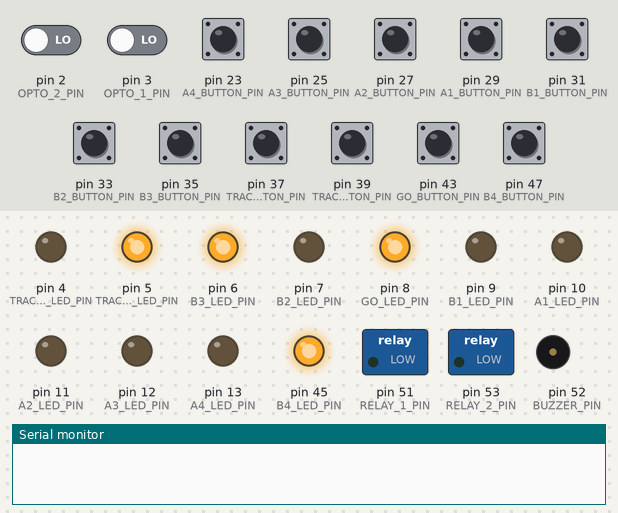
Bench run of a sketch on a simulated Arduino Mega 2560, built with avr-gcc and run on an emulated ATmega2560. Shown: switched loads named in the sketch (green lamp = pin HIGH), output pins drawn as LEDs (lit = HIGH), buzzer (waves = sounding, pin HIGH), the last lines printed to the serial monitor. The inputs (shaded band) are chosen by the test bench; at power-on: pin 23 (A4_BUTTON_PIN), pin 25 (A3_BUTTON_PIN), pin 27 (A2_BUTTON_PIN), pin 29 (A1_BUTTON_PIN), pin 31 (B1_BUTTON_PIN), pin 33 (B2_BUTTON_PIN), pin 35 (B3_BUTTON_PIN), pin 37 (TRACK_1_BUTTON_PIN), pin 39 (TRACK_2_BUTTON_PIN), pin 43 (GO_BUTTON_PIN), pin 47 (B4_BUTTON_PIN) HIGH, pin 2 (OPTO_2_PIN), pin 3 (OPTO_1_PIN) LOW.

Above: at 1.2 s.
1.3 s: pin 2 (OPTO_2_PIN) driven HIGH
At 2.2 s:
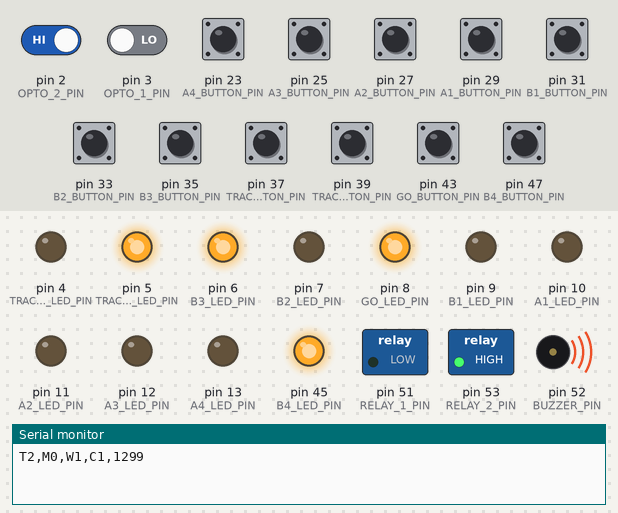
2.8 s: pin 43 (GO_BUTTON_PIN) pulled LOW for 1 s
At 2.95 s:
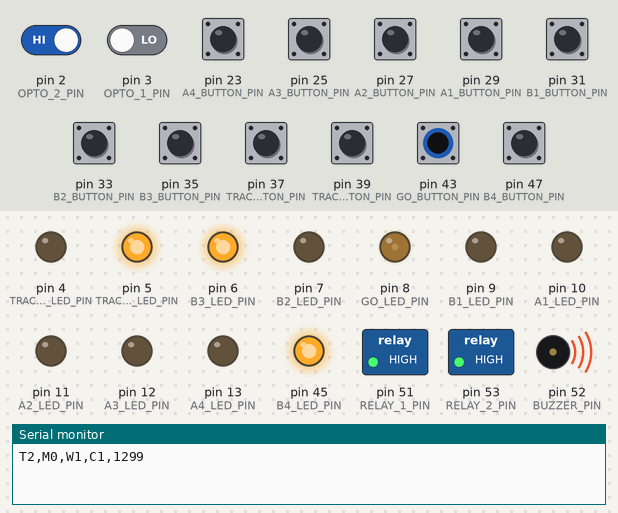
5.3 s: pin 3 (OPTO_1_PIN) driven HIGH
At 6.4 s:
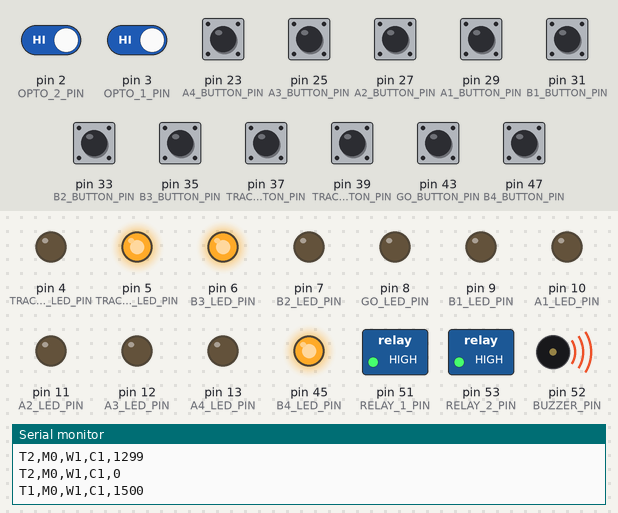
6.8 s: pin 23 (A4_BUTTON_PIN) pulled LOW for 0.15 s
At 7.6 s:
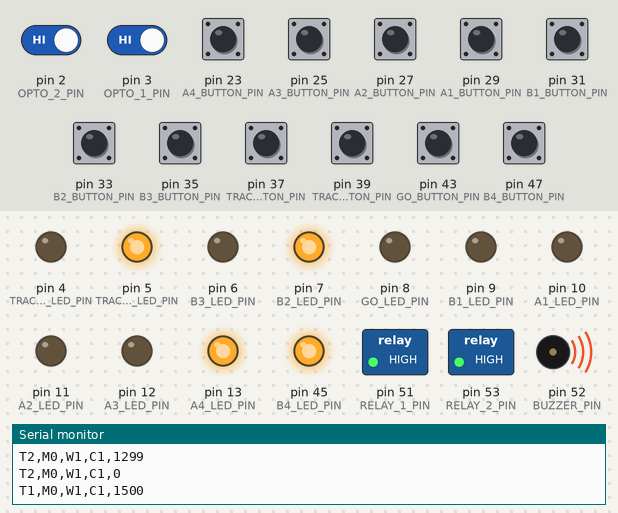
8.4 s: pin 25 (A3_BUTTON_PIN) pulled LOW for 0.15 s
At 8.8 s:
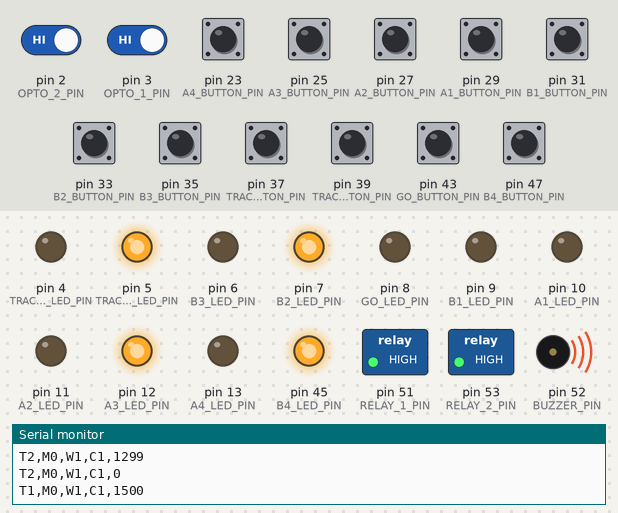
10.0 s: pin 27 (A2_BUTTON_PIN) pulled LOW for 0.15 s
At 11.2 s:
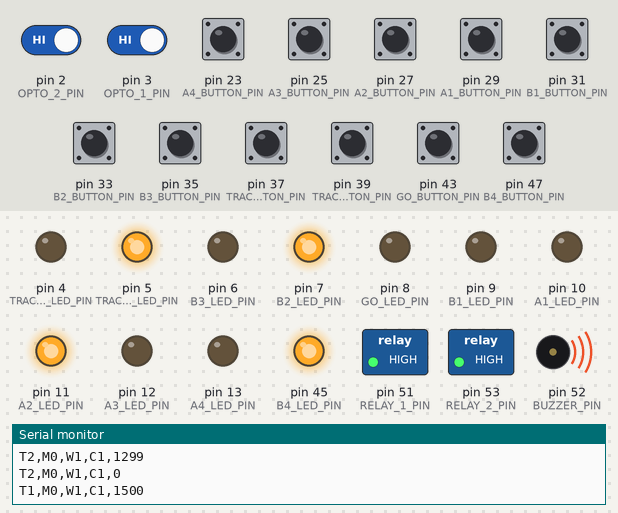
Timing chart, 0 to 12.6 s (numbered marks = the images above; inputs shaded):
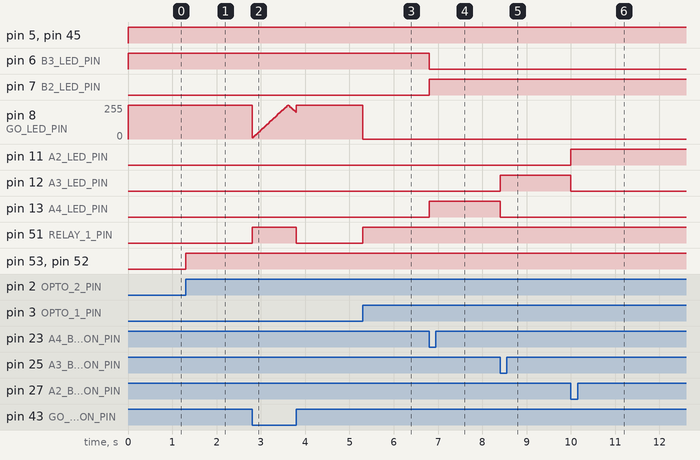

The sketch:

ControlPanel.ino
```cpp
#define OPTO_1_PIN 3
#define OPTO_2_PIN 2
#define RELAY_1_PIN 51
#define RELAY_2_PIN 53
#define GO_BUTTON_PIN 43
#define GO_LED_PIN 8
#define A1_LED_PIN 10
#define A2_LED_PIN 11
#define A3_LED_PIN 12
#define A4_LED_PIN 13
#define B1_LED_PIN 9
#define B2_LED_PIN 7
#define B3_LED_PIN 6
#define B4_LED_PIN 45
#define TRACK_1_LED_PIN 5
#define TRACK_2_LED_PIN 4
#define A1_BUTTON_PIN 29
#define B1_BUTTON_PIN 31
#define B2_BUTTON_PIN 33
#define B3_BUTTON_PIN 35
#define A2_BUTTON_PIN 27
#define A3_BUTTON_PIN 25
#define A4_BUTTON_PIN 23
#define B4_BUTTON_PIN 47


#define TRACK_1_BUTTON_PIN 37
#define TRACK_2_BUTTON_PIN 39
#define BUZZER_PIN 52

#define TIMEOUT_SECONDS 10


// TODO
// Go button to relays
// Go button LED
// Radio Button code
// Combo Button code
// PWM LEDS

volatile bool timingflag = false;
volatile bool recordtimeflag = false;
bool newtimeflag = false;
unsigned long starttime, endtime, pulsewidth;
bool raceinprogress = false;
bool golatch = false;
unsigned long racestart = 0, raceend1 = 0, raceend2 = 0;
bool relay_1_on = false, relay_2_on = false;

class LatchingButton {
  public:
    LatchingButton(int p, int lp) {
      pin = p;
      ledPin = lp;
      state = false;
      buttonstate = false;
      buttonpressed = false;
    }
    int pin;
    int ledPin;
    bool state;
    bool buttonstate;
    bool buttonpressed;
    void updateButton() {
      buttonstate = digitalRead(pin) == LOW;
      if (!buttonpressed && buttonstate) {
        buttonpressed = true;
        state = !state;
      } else if (buttonpressed && !buttonstate) {
        buttonpressed = false;
      }
      digitalWrite(ledPin, state ? HIGH : LOW);
    }
};

LatchingButton BuzzerButton(B4_BUTTON_PIN, B4_LED_PIN);
LatchingButton Track1Button(TRACK_1_BUTTON_PIN, TRACK_1_LED_PIN);
LatchingButton Track2Button(TRACK_2_BUTTON_PIN, TRACK_2_LED_PIN);
LatchingButton ComboButton(B3_BUTTON_PIN, B3_LED_PIN);

enum Material {
  Plastic = 0,
  Wood = 1,
  Felt = 2,
  Rubber = 3
};
const int materialLEDs[4] = {A1_LED_PIN, A2_LED_PIN, A3_LED_PIN, A4_LED_PIN};
const int materialButtons[4] = {A1_BUTTON_PIN, A2_BUTTON_PIN, A3_BUTTON_PIN, A4_BUTTON_PIN};

enum Width {
  Narrow = 0,
  Wide = 1
};
const int widthLEDs[4] = {B1_LED_PIN, B2_LED_PIN};
const int widthButtons[4] = {B1_BUTTON_PIN, B2_BUTTON_PIN};

class TrackState {
  public:
    TrackState(int tracknum) {
      tracknumber = tracknum;
      // defaults
      material = Plastic;
      width = Wide;
      combo = true;
      enabled = false;
    }
    Material material;
    Width width;
    bool combo;
    bool enabled;
    int tracknumber;
    void ShowState();
    void UpdateState();
    void CopyFromState(TrackState& t);
    void SendState();
};

const int trackLEDs[4] = {TRACK_1_LED_PIN, TRACK_2_LED_PIN};
const int trackButtons[4] = {TRACK_1_BUTTON_PIN, TRACK_2_BUTTON_PIN};

void TrackState::ShowState() {
  for (int i = 0; i < 4; i++) {
    // turn all the LEDs off except the selected one
    if (material == i && !combo) digitalWrite(materialLEDs[i], HIGH);
    else digitalWrite(materialLEDs[i], LOW);
    if (i < 2) {
      if (width == i && !combo) digitalWrite(widthLEDs[i], HIGH);
      else digitalWrite(widthLEDs[i], LOW);
    }
  }
  ComboButton.state = combo;
  ComboButton.updateButton();
}

void TrackState::UpdateState() {
  if (enabled) {
    for (int i = 0; i < 4; i++) {
      if (digitalRead(materialButtons[i]) == LOW) { // buttons are active low
        material = (Material)i;
        ComboButton.state = false;
      }
      if (i < 2 && digitalRead(widthButtons[i]) == LOW) {
        width = (Width)i;
        ComboButton.state = false;
      }
    }
    combo = ComboButton.state;
    ShowState();
  }
}

void TrackState::CopyFromState(TrackState& t) {
  material = t.material;
  width = t.width;
  combo = t.combo;
}

void TrackState::SendState() {
  Serial.print("T"); Serial.print(tracknumber);
  Serial.print(",M"); Serial.print((int)material);
  Serial.print(",W"); Serial.print((int)width);
  Serial.print(",C"); Serial.print(combo ? 1 : 0);
}

void ISR_OPTO_1() {
  if (digitalRead(OPTO_1_PIN) == HIGH) {
    if (!timingflag && !recordtimeflag) {
      recordtimeflag = true;
    }
  } else {
    if (timingflag && !recordtimeflag) {
      recordtimeflag = true;
    }
  }
}

TrackState track1state(1);
TrackState track2state(2);

void setup() {
  // put your setup code here, to run once:
  pinMode(OPTO_1_PIN, INPUT);
  pinMode(RELAY_1_PIN, OUTPUT);
  pinMode(RELAY_2_PIN, OUTPUT);
  pinMode(GO_LED_PIN, OUTPUT);
  pinMode(BUZZER_PIN, OUTPUT);
  pinMode(TRACK_1_LED_PIN, OUTPUT);
  pinMode(TRACK_2_LED_PIN, OUTPUT);
  pinMode(A1_LED_PIN, OUTPUT);
  pinMode(A2_LED_PIN, OUTPUT);
  pinMode(A3_LED_PIN, OUTPUT);
  pinMode(A4_LED_PIN, OUTPUT);
  pinMode(B1_LED_PIN, OUTPUT);
  pinMode(B2_LED_PIN, OUTPUT);
  pinMode(B3_LED_PIN, OUTPUT);
  pinMode(B4_LED_PIN, OUTPUT);
  pinMode(GO_BUTTON_PIN, INPUT_PULLUP);
  pinMode(A1_BUTTON_PIN, INPUT_PULLUP);
  pinMode(A2_BUTTON_PIN, INPUT_PULLUP);
  pinMode(A3_BUTTON_PIN, INPUT_PULLUP);
  pinMode(A4_BUTTON_PIN, INPUT_PULLUP);
  pinMode(B1_BUTTON_PIN, INPUT_PULLUP);
  pinMode(B2_BUTTON_PIN, INPUT_PULLUP);
  pinMode(B3_BUTTON_PIN, INPUT_PULLUP);
  pinMode(B4_BUTTON_PIN, INPUT_PULLUP);
  pinMode(TRACK_1_BUTTON_PIN, INPUT_PULLUP);
  pinMode(TRACK_2_BUTTON_PIN, INPUT_PULLUP);
  //  attachInterrupt(digitalPinToInterrupt(OPTO_1_PIN),ISR_OPTO_1,CHANGE);
  Serial.begin(115200);
//  while (!Serial);
  ComboButton.state = true;
  Track2Button.state = false;
  BuzzerButton.state = true;
  track2state.enabled = true;
}

unsigned long timestamp = 0;
unsigned long lastupdate = 0;
int refreshinterval = 500;
bool redLEDon = false;
bool track1enabled = true;
bool track2enabled = true;

void LEDPWM();
int pwm = 0;
int pwmup = 0;
int pwmdown = 0;

void loop() {
  // put your main code here, to run repeatedly:
  timestamp = millis();
  //  if (recordtimeflag) {
  //    if (!timingflag) {
  //      starttime = timestamp;
  //      timingflag = true;
  //    } else {
  //      endtime = timestamp;
  //      pulsewidth = endtime - starttime;
  //      timingflag = false;
  //      newtimeflag = true;
  //    }
  //    recordtimeflag = false;
  //  }

  // couple GO button to relay pins if tracks are enabled
  if (digitalRead(GO_BUTTON_PIN) == HIGH) { // because although switches are active-low, this is wired to the NC terminals on the GO button
    if (!raceinprogress && !golatch) {
      relay_1_on = true;
      relay_2_on = true;
      analogWrite(GO_LED_PIN, 255);
      racestart = millis();
      raceend1 = 0;
      raceend2 = 0;
      raceinprogress = true;
      golatch = true;
    }
  } else {
//    digitalWrite(RELAY_1_PIN, HIGH);
//    digitalWrite(RELAY_2_PIN, HIGH);
    LEDPWM();
    raceinprogress = false;
    golatch = false;
    relay_1_on = false;
    relay_2_on = false;
  }
  // couple optosensors to Buzzer
  digitalWrite(BUZZER_PIN, (BuzzerButton.state && (digitalRead(OPTO_1_PIN) == HIGH || digitalRead(OPTO_2_PIN) == HIGH)) ? HIGH : LOW);
  // check if race should end
  bool timedout = (timestamp - racestart) > 1000UL * TIMEOUT_SECONDS;
  if (raceinprogress) {
    if ((digitalRead(OPTO_1_PIN) == HIGH && raceend1 == 0) || (timedout && raceend1 == 0)) {
      //if (!timedout) {
        raceend1 = millis();
        track1state.SendState();
        Serial.print(",");
        Serial.println(raceend1 - racestart);
      //}
      relay_1_on = false;
      if (((raceend1 > 0) && (raceend2 > 0)) || timedout) {
        raceinprogress = false;
        analogWrite(GO_LED_PIN, 0);
      }
    }
    if ((digitalRead(OPTO_2_PIN) == HIGH && raceend2 == 0) || (timedout && raceend2 == 0)) {
      //if (!timedout) {
        raceend2 = millis();
        track2state.SendState();
        Serial.print(",");
        Serial.println(raceend2 - racestart);
      //}
      relay_2_on = false;
      if (((raceend1 > 0) && (raceend2 > 0)) || timedout) {
        raceinprogress = false;
        analogWrite(GO_LED_PIN, 0);
      }
    }
  }
  // check latching buttons
  Track1Button.updateButton();
  Track2Button.updateButton();
  if ((!Track1Button.state && !Track2Button.state) || (Track1Button.state && Track2Button.state)) { // if neither enabled, enable the one not just pressed
    Track1Button.state = track2state.enabled;
    Track2Button.state = track1state.enabled;
    track1state.enabled = Track1Button.state;
    track2state.enabled = Track2Button.state;
    Track1Button.updateButton();
    Track2Button.updateButton();
  }
  // if both enabled, copy the state of the one just enabled to the other one
  //  if (Track1Button.state && Track2Button.state && (!track1state.enabled || !track2state.enabled)) {
  //    if (!track2state.enabled) {
  //      track1state.CopyFromState(track2state);
  //    }
  //    if (!track1state.enabled) {
  //      track2state.CopyFromState(track1state);
  //    }
  //  }
  if (Track1Button.state) { // if Track 1 is enabled, show the state
    track1state.enabled = Track1Button.state;
    if (track1state.enabled) track1state.ShowState();
  }
  if (Track2Button.state) { // if Track 2 is enabled, show the state
    track2state.enabled = Track2Button.state;
    if (track2state.enabled) track2state.ShowState();
  }

  track1state.UpdateState();
  track2state.UpdateState();

  BuzzerButton.updateButton();

  // update relays
  digitalWrite(RELAY_1_PIN, (relay_1_on) ? LOW : HIGH);
  digitalWrite(RELAY_2_PIN, (relay_2_on) ? LOW : HIGH);

  //  if (newtimeflag) {
  //    noInterrupts();
  //    Serial.print("Pulse detected at ");
  //    Serial.print((float)timestamp/1000.0);
  //    Serial.print(" s, pulse width ");
  //    Serial.print((float)pulsewidth/1000.0);
  //    Serial.println(" ms");
  //    newtimeflag = false;
  //    interrupts();
  //  }
  //  if (timestamp-lastupdate > refreshinterval) {
  //    lastupdate = timestamp;
  //    if (!redLEDon) { // toggle red LED
  //      digitalWrite(RED_LED_PIN,HIGH);
  //      redLEDon = true;
  //    } else {
  //      digitalWrite(RED_LED_PIN,LOW);
  //      redLEDon = false;
  //    }
  //  }
}

void LEDPWM() {
  if (timestamp - lastupdate > 25) {
    lastupdate = timestamp;
    if (pwmup < 256) pwmup += 8;
    else if (pwmdown < 256) pwmdown += 8;
    else {
      pwmup = 0;
      pwmdown = 0;
    }
    pwm = pwmup - pwmdown;
    if (pwm > 255) pwm = 255;
    analogWrite(GO_LED_PIN, pwm);
  }
}
```

Measured:
- after the input at 1.3 s, pin 53 (RELAY_2_PIN), pin 52 (BUZZER_PIN): LOW → HIGH at once
- after the input at 2.8 s, pin 51 (RELAY_1_PIN): LOW → HIGH at once, → LOW 1.0 s later
- after the input at 5.3 s, pin 8 (GO_LED_PIN): 255/255 → 0/255 at once; pin 51 (RELAY_1_PIN): LOW → HIGH at once
- after the input at 6.8 s, pin 6 (B3_LED_PIN): HIGH → LOW at once; pin 7 (B2_LED_PIN), pin 13 (A4_LED_PIN): LOW → HIGH at once
- after the input at 8.4 s, pin 12 (A3_LED_PIN): LOW → HIGH at once; pin 13 (A4_LED_PIN): HIGH → LOW at once
- after the input at 10.0 s, pin 11 (A2_LED_PIN): LOW → HIGH at once; pin 12 (A3_LED_PIN): HIGH → LOW at once
